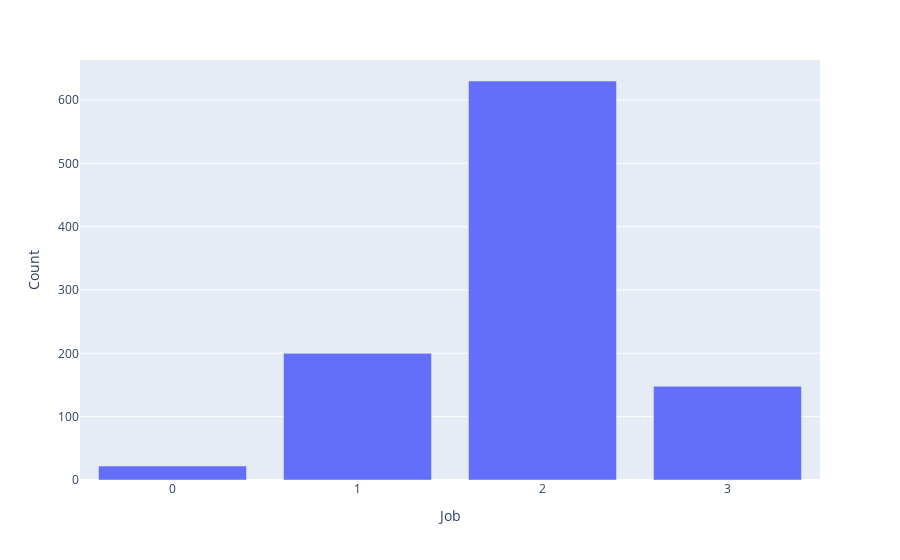

The notebook cell saved with this chart:
### Markdown cell above
* Datasets predominantly male

### Code cell
job = df.groupby('Job',as_index=False).count()[['Job','No']]
job.rename({'No':'Count'},axis=1,inplace=True)

fig = px.bar(job, x='Job', y='Count')
fig.show()

### Figure 1 — Plotly figure (JSON) as saved in the notebook; plotly's stock layout.template omitted (floating-point values rounded to 4 significant figures)
{"data": [{"alignmentgroup": "True", "hovertemplate": "Job=%{x}<br>Count=%{y}<extra></extra>", "legendgroup": "", "marker": {"color": "#636efa", "pattern": {"shape": ""}}, "name": "", "offsetgroup": "", "orientation": "v", "showlegend": false, "textposition": "auto", "type": "bar", "x": ["0", "1", "2", "3"], "xaxis": "x", "y": [22, 200, 630, 148], "yaxis": "y"}], "layout": {"barmode": "relative", "legend": {"tracegroupgap": 0}, "margin": {"t": 60}, "xaxis": {"anchor": "y", "domain": [0, 1], "title": {"text": "Job"}}, "yaxis": {"anchor": "x", "domain": [0, 1], "title": {"text": "Count"}}}}
